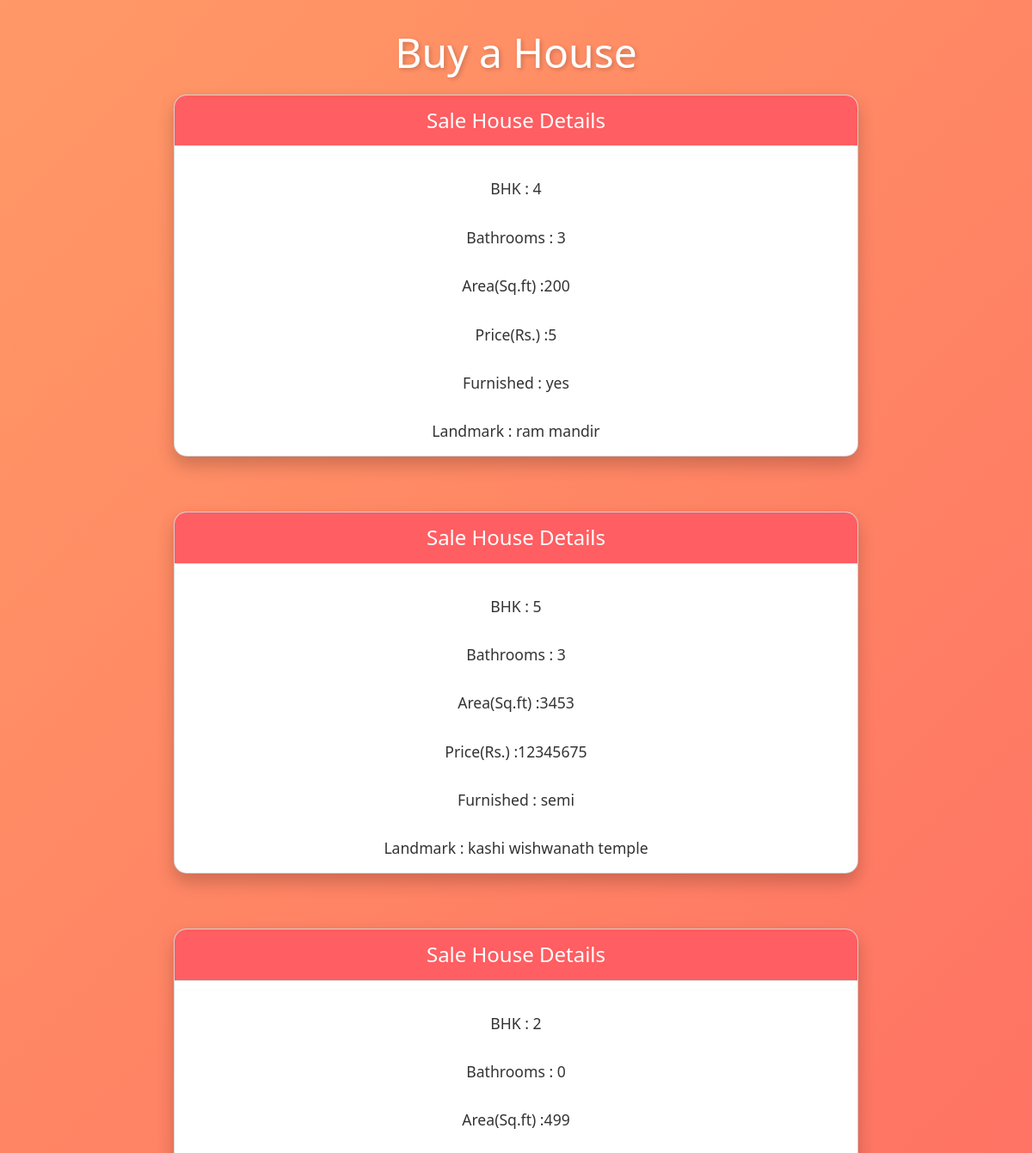
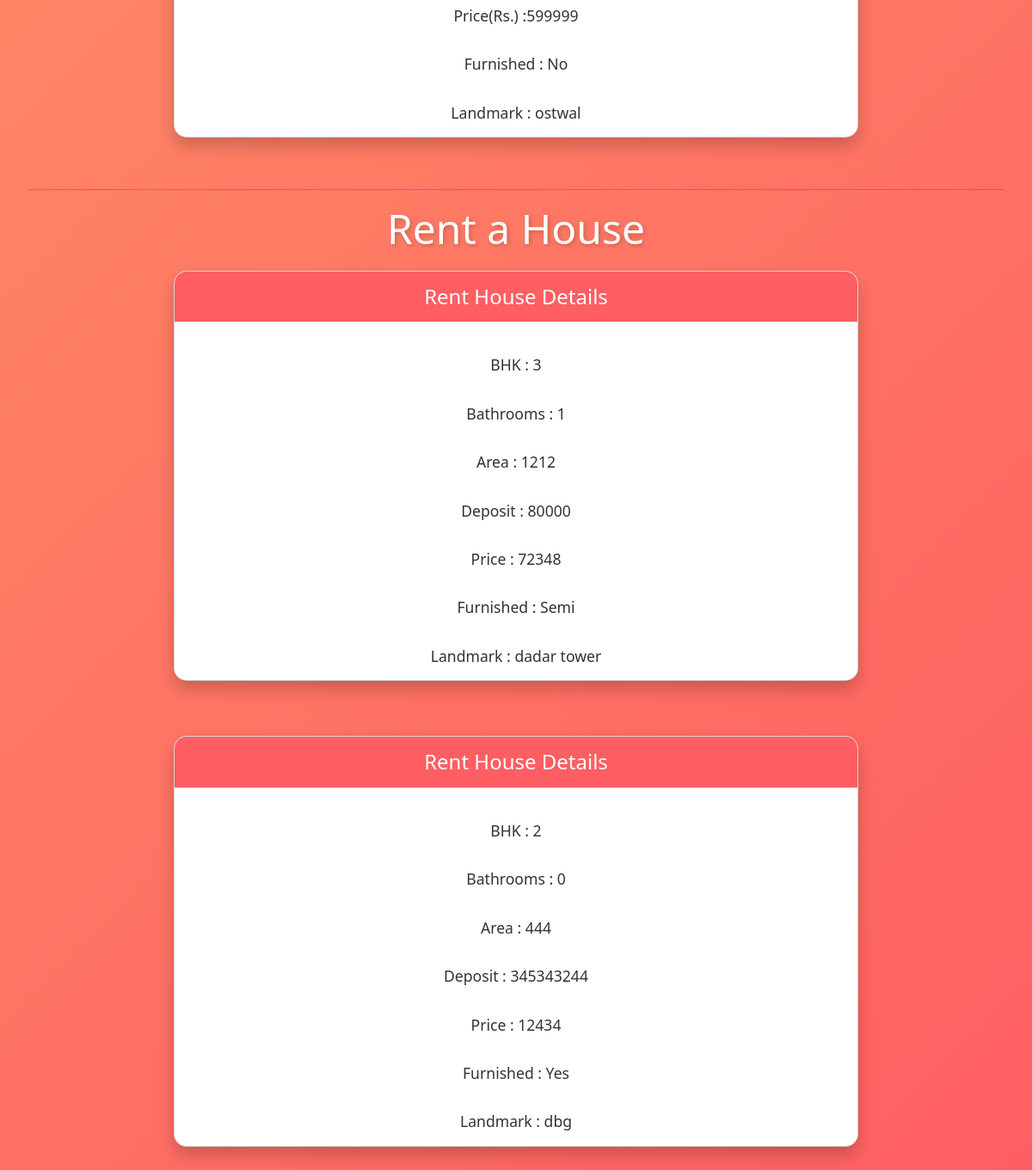
/buy, run on the app's committed database (2 pictures, top to bottom).
### seaapp/models.py (models this page shows, shortened)
class Property(models.Model):
    fullname = models.CharField(max_length=255)
    phone = models.IntegerField()
    room = models.CharField(max_length=255)
    address = models.TextField()
    landmark = models.CharField(max_length=255, blank=True)
    bhk = models.IntegerField()
    bathroom = models.IntegerField()
    area = models.IntegerField()
    price = models.IntegerField()
    furnished = models.CharField(max_length=10)
    image = models.ImageField(upload_to='property_images/', blank=True)

class RentalProperty(models.Model):
    fullname = models.CharField(max_length=255)
    phone = models.IntegerField()
    room = models.CharField(max_length=255)
    address = models.TextField()
    landmark = models.CharField(max_length=255, blank=True)
    bhk = models.IntegerField()
    bathroom = models.IntegerField()
    area = models.IntegerField()
    price = models.IntegerField()
    deposit = models.IntegerField()
    furnished = models.CharField(max_length=11, choices=[('Yes', 'Furnished'), ('Semi', 'Semi Furnished'), ('No', 'Not Furnished')])
    image = models.ImageField(upload_to='rental_property_images/', blank=True)

### seaapp/views.py (the view)
# urls.py: path("buy", views.buy, name="buy"),
def buy(request):
    properties = Property.objects.all()
    rentalproperties = RentalProperty.objects.all()
    context = {
        "properties":properties,
        "rentalproperties":rentalproperties,
    }
    return render(request, "buy.html",context)

### seaapp/templates/buy.html (shortened to what this page needs)
<!DOCTYPE html>
<html lang="en">
  <head>
    <link
      href="https://cdn.jsdelivr.net/npm/bootstrap@5.3.3/dist/css/bootstrap.min.css"
      rel="stylesheet"
    />
  </head>
  <body>
    <h1>Buy a House</h1>
    {% for property in properties %}
    <div class="card">
      <h4>Sale House Details</h4>
      <hr />
      <p>BHK : {{ property.bhk }}</p>
      <p>Bathrooms : {{ property.bathroom }}</p>
      <p>Area(Sq.ft) :{{ property.area }}</p>
      <p>Price(Rs.) :{{ property.price }}</p>
      <p>Furnished : {{ property.furnished }}</p>
      <p>Landmark : {{ property.landmark }}</p>
    </div>
    <br />
    {% endfor %}
    <hr />
    <h1>Rent a House</h1>
    {% for property in rentalproperties %}
    <div class="card">
      <h4>Rent House Details</h4>
      <hr />
      <p>BHK : {{ property.bhk }}</p>
      <p>Bathrooms : {{ property.bathroom }}</p>
      <p>Area : {{ property.area }}</p>
      <p>Deposit : {{ property.deposit }}</p>
      <p>Price : {{ property.price }}</p>
      <p>Furnished : {{ property.furnished }}</p>
      <p>Landmark : {{ property.landmark }}</p>
    </div>
    <br />
    {% endfor %}
  </body>
</html>

### seaapp/templates/buy.html (style rules this page uses)
body { font-family: 'Segoe UI', Tahoma, Geneva, Verdana, sans-serif; background: linear-gradient(135deg, #ff9966 0%, #ff5e62 100%); margin: 1%; padding: 20px; justify-content: center; align-items: center; min-height: 100vh; }
h1 { text-align: center; color: #ffffff; font-size: 3rem; margin-bottom: 20px; text-shadow: 2px 2px 5px rgba(0, 0, 0, 0.2); }
.card { box-shadow: 0 10px 20px rgba(0, 0, 0, 0.2); max-width: 70%; margin: 20px auto; background: #ffffff; border-radius: 15px; overflow: hidden; transition: transform 0.3s, box-shadow 0.3s; text-align: center; }
.card h4 { background-color: #ff5e62; color: white; padding: 15px; margin: 0; border-bottom: 1px solid #ddd; }
.card p { margin: 15px; font-size: 1.1rem; color: #333333; }
.card hr { border: none; border-top: 1px solid #eee; margin: 10px 0; }

### data on the page
Property: bhk "4", bathroom "3", area "200", price "5", furnished "yes", landmark "ram mandir"
Property: bhk "5", bathroom "3", area "3453", price "12345675", furnished "semi", landmark "kashi wishwanath temple"
Property: bhk "2", bathroom "0", area "499", price "599999", furnished "No", landmark "ostwal"
RentalProperty: bhk "3", bathroom "1", area "1212", deposit "80000", price "72348", furnished "Semi", landmark "dadar tower"
RentalProperty: bhk "2", bathroom "0", area "444", deposit "345343244", price "12434", furnished "Yes", landmark "dbg"
